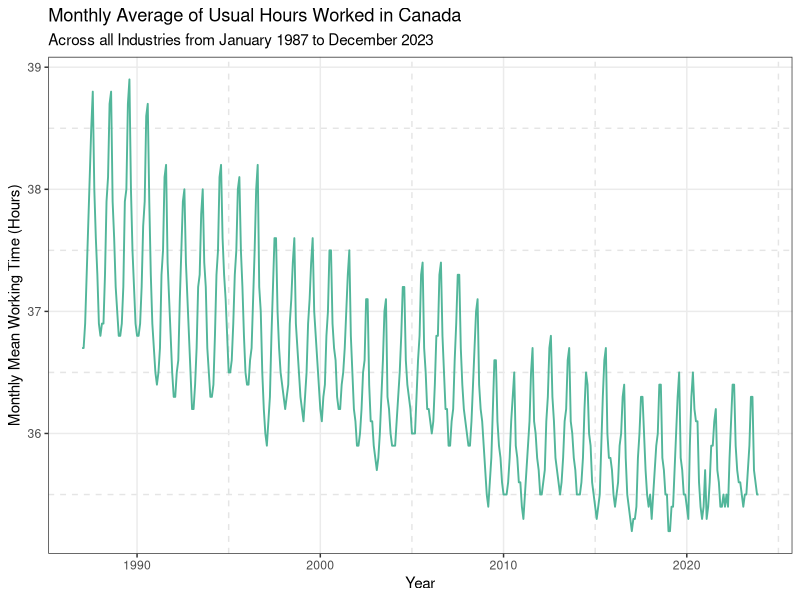
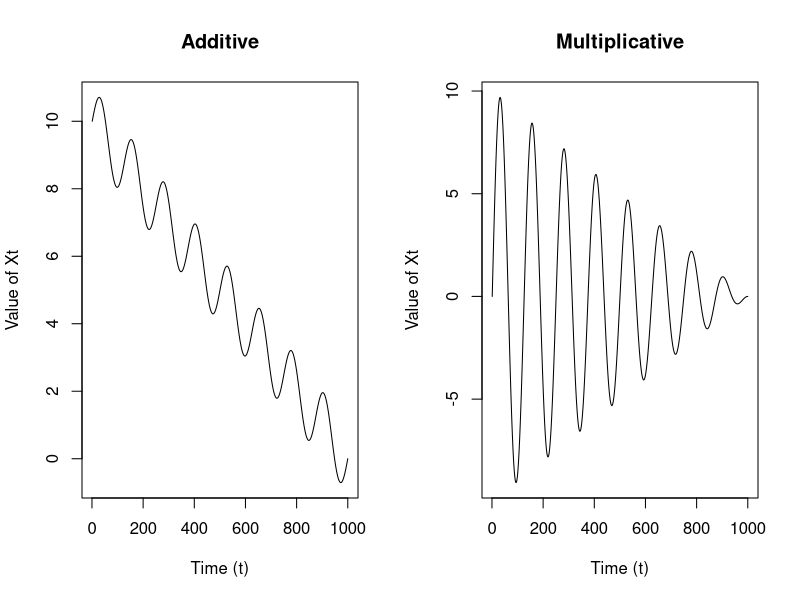
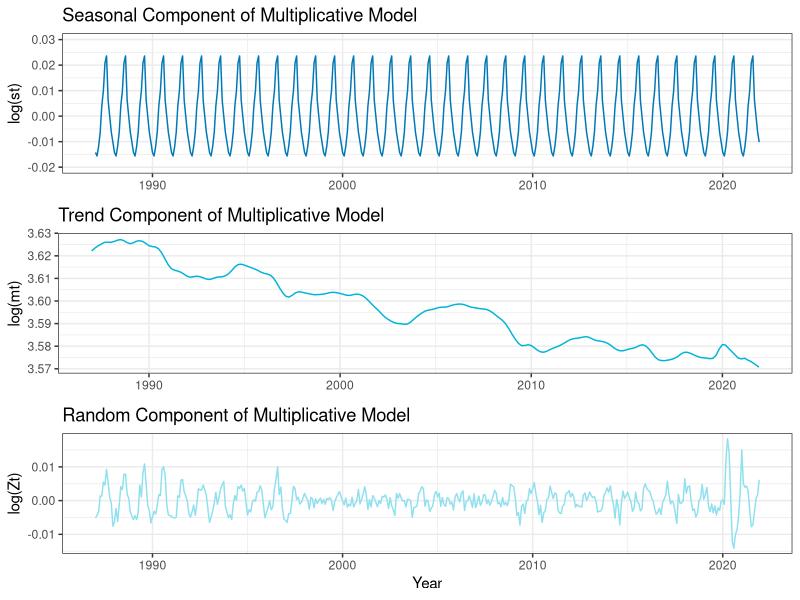
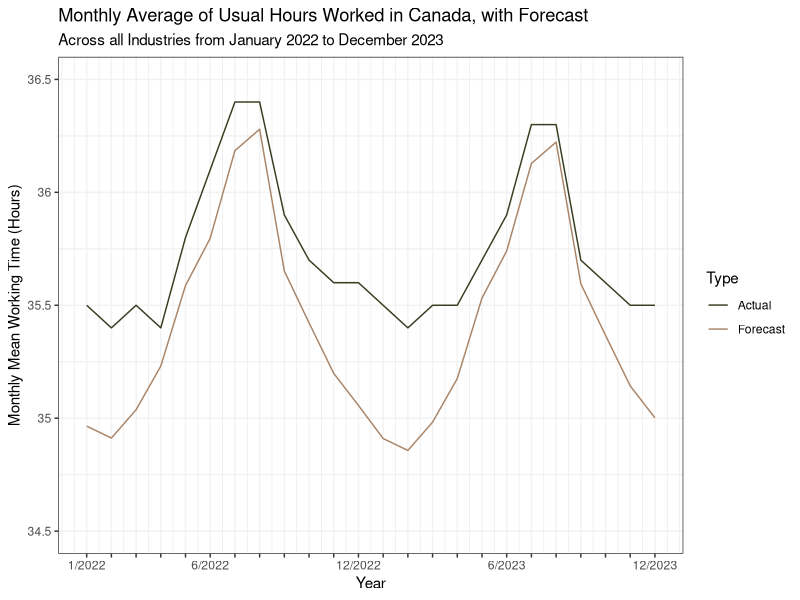
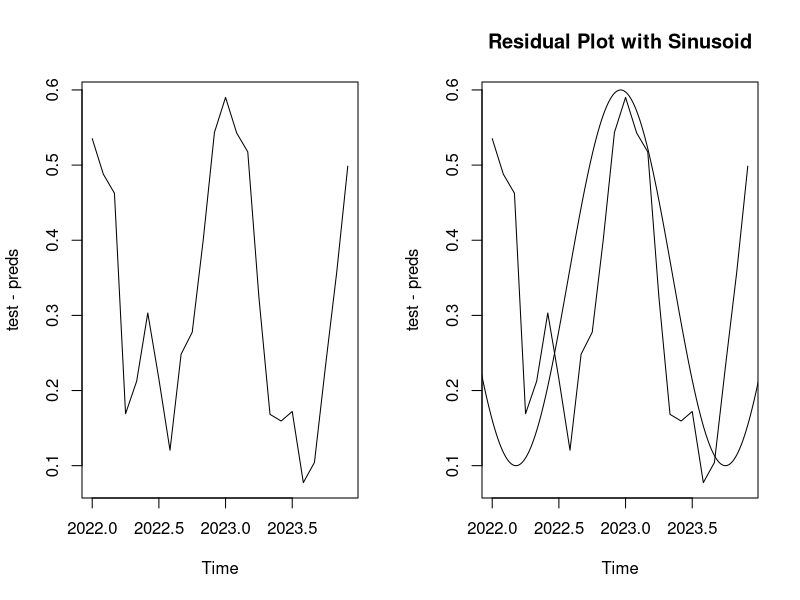

Reproduce these figures in R, in order.
## ---- chunk 1
knitr::opts_chunk$set(echo = TRUE)
library(zoo)
library(tseries)
library(ggplot2)
library(gridExtra)
library(reshape2)
library(forecast)
library(mgcv)
## ---- chunk 2
df <- read.csv("usual_hours_worked_ca.csv")

jobseries = ts(data = df$Hours, start = c(1987, 1),  frequency = 12)

p1data = fortify.zoo(jobseries)
p1 <- ggplot(p1data, aes(x = Index, y = jobseries)) +
  geom_line(color = "#52b69a", linewidth = 0.65) +
  labs(
    title = "Monthly Average of Usual Hours Worked in Canada",
    subtitle = "Across all Industries from January 1987 to December 2023",
    y = "Monthly Mean Working Time (Hours)",
    x = "Year"
  ) + theme_bw() +
  theme(panel.grid.minor = element_line(
    color = "grey90",
    linetype = "dashed",
    linewidth = 0.5
  ))
print(p1)
## ---- chunk 3
st = 2*seq(from = 0, to = 8*pi, length.out = 1000)
mt = seq(from = 10, to = 0, length.out = 1000)
par(mfrow = c(1,2))
plot( mt + sin( st ), type = 'l',
      ylab = "Value of Xt", xlab = "Time (t)",
      main = "Additive")
plot( mt*sin(st), type = 'l',
      ylab = "Value of Xt", xlab = "Time (t)",
      main = "Multiplicative")
## ---- chunk 4
train <- window(jobseries, 
           # starting at the beginning of 1987
           start = 1987, 
           # ending at the end of 2021
           end = c(2021, 12), 
           # monthly
           frequency = 12)

# get test data
test <- window(jobseries,
               start = c(2022, 1),
               end = c(2023, 12),
               frequency = 12)
# verify we've done things correctly
all.equal(length(test) + length(train),
          length(jobseries),
          nrow(df))
## ---- chunk 5
to_additive = log(train)
loess = stl(to_additive, s.window = "periodic")

seasonal = loess$time.series[, 1]
trend = loess$time.series[, 2]
noise = loess$time.series[, 3]
## ---- chunk 6
sp2 <- ggplot(data = fortify.zoo(seasonal), aes(x = Index, y = seasonal)) +
  geom_line(color = "#0077b6", linewidth = 0.5) +
  theme_bw() + 
  labs(
    title = "Seasonal Component of Multiplicative Model",
    y = "log(st)",
    x = NULL
  ) + 
  ylim(-0.02, 0.03) 

mp2 <- ggplot(data = fortify.zoo(trend), aes(x = Index, y = trend)) +
  geom_line(color = "#00b4d8", linewidth = 0.5) +
  theme_bw() + 
  labs(
    title = "Trend Component of Multiplicative Model",
    y = "log(mt)",
    x = NULL
  ) 

zp2 <- ggplot(data = fortify.zoo(noise), aes(x = Index, y = noise)) +
  geom_line(color = "#90e0ef", linewidth = 0.5) +
  theme_bw() + 
  labs(
    title = "Random Component of Multiplicative Model",
    y = "log(Zt)",
    x = "Year"
  ) 

grid.arrange(sp2, mp2, zp2, nrow = 3)
## ---- chunk 7
# cast ts to data frame and rename
trend_df <- fortify.zoo(trend)
colnames(trend_df) = c("Time", "log_hours")
# fit model
trend_mod <- lm(log_hours~Time, data = trend_df)
# report coefficients
data.frame(value = trend_mod$coefficients)
## ---- chunk 8
trend_summary = summary(trend_mod)

# get the standard error and estimated coefficients
se = trend_summary$coefficients[2, "Std. Error"]
est = trend_summary$coefficients[2, "Estimate"]

# calculate observed t where hypothesized value is zero
tobs = (est - 0)/se

# report
print(paste("Our observed test statistic is approximately",
             round(tobs, 2)))
## ---- chunk 9
n = nrow(trend_df); k = 1

2 * min( pt( tobs, df = n - (k + 1), lower.tail = TRUE ),
         pt( tobs, df = n - (k + 1), lower.tail = TRUE ))
## ---- chunk 10
# extract model coefficients 
beta_0 = trend_summary$coefficients[1, "Estimate"]
beta_1 = trend_summary$coefficients[2, "Estimate"]
# unique terms in the seasonal component give one period
period = unique(seasonal)
# use our linear model with time variable
mt_pred = beta_1*time(test) + beta_0
# we're predicting two periods into the future
st_pred = (rep(period, 2))
# then the predicted value is undoing the log transform
preds = exp(mt_pred + st_pred)
p3df <- data.frame(
          Time = as.numeric(time(test)),
          Actual = as.numeric(test), 
          Predicted = preds)
# create custom-spaced month/date strings
date_strings <- unlist(lapply(2022:2023, function(year) {
  sapply(1:12, function(month) {
    if (month %% 6 == 0) paste(month, "/", year, sep = "")
    else ""
  })
}))
# specify additional parameters
date_strings[1] = "1/2022"
low_ylim = 34.5; up_ylim = 36.5
## ---- chunk 11
p3 <- ggplot(p3df) +
  geom_line(aes(x = Time, y = Actual, color = "Actual")) +
  geom_line(aes(x = Time, y = Predicted, color = "Forecast")) +
  scale_color_manual(values = c("Actual" = "#373d20", "Forecast" = "#a98467"),
                     name = "Type", labels = c("Actual", "Forecast")) +
  labs(
    title = "Monthly Average of Usual Hours Worked in Canada, with Forecast",
    subtitle = "Across all Industries from January 2022 to December 2023",
    y = "Monthly Mean Working Time (Hours)",
    x = "Year"
  ) + theme_bw() + 
  scale_x_continuous(breaks = p3df$Time, labels = date_strings) +
  scale_y_continuous(limits = c(low_ylim, up_ylim),
                     breaks = seq(low_ylim, up_ylim, by = 0.5),
                     labels = seq(low_ylim, up_ylim, by = 0.5)) +
  theme(panel.grid.major = element_line(
    color = "grey95",
    linetype = "solid",
    linewidth = 0.5
  ), 
  panel.grid.minor.y = element_line(
    color = "grey95",
    linetype = "solid",
    linewidth = 0.5
  ))
print(p3)
## ---- chunk 12
plot(test - preds)
## ---- chunk 13
xtest = seq(from = 0, to = pi, length.out = 1000 )
plot(test - preds, main = "Residual Plot with Sinusoid")
lines(xtest  + 2021, 0.25*sin(4*xtest)+.35)
## ---- chunk 14
# Code block for Task 2a
## ---- chunk 15
# Code block for Task 2b
## ---- chunk 16
# Code block for Task 2c
## ---- chunk 17
# Code block for Task 2d
## ---- chunk 18
# Code block for Task 3i
## ---- chunk 19
# Code block for Task 3ii
## ---- chunk 20
# Code block for Task 3iii
## ---- chunk 21
# Code block for summarizing the simulation study results
